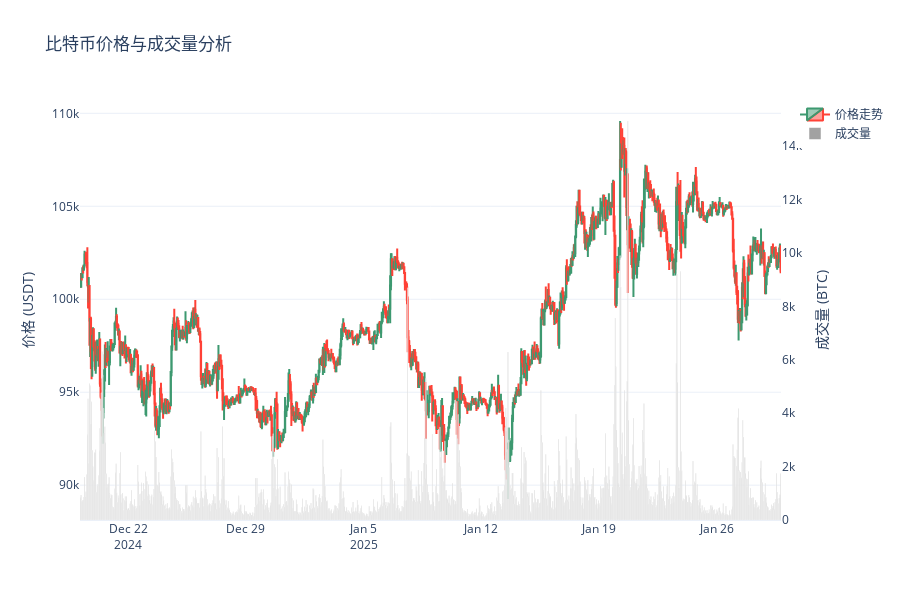

Notebook cell for this chart:
### Code cell
# %% [markdown]
# ## 3. 增强可视化
# %%
def plot_bitcoin_data(df: pd.DataFrame):
    """绘制价格与成交量组合图"""
    fig = go.Figure()

    # 添加K线主图
    fig.add_trace(
        go.Candlestick(
            x=df.index,
            open=df.open,
            high=df.high,
            low=df.low,
            close=df.close,
            name="价格走势",
        )
    )

    # 添加成交量副图
    fig.add_trace(
        go.Bar(
            x=df.index,
            y=df.volume,
            name="成交量",
            marker_color="rgba(100, 100, 100, 0.6)",
            yaxis="y2",
        )
    )

    # 布局配置
    fig.update_layout(
        title="比特币价格与成交量分析",
        yaxis_title="价格 (USDT)",
        yaxis2=dict(title="成交量 (BTC)", overlaying="y", side="right", showgrid=False),
        xaxis_rangeslider_visible=False,
        hovermode="x unified",
        template="plotly_white",
        height=600,
    )
    fig.show()


# 生成图表
plot_bitcoin_data(hourly_df)

### Figure 1 — Plotly figure (JSON) as saved in the notebook; plotly's stock layout.template omitted (floating-point values rounded to 4 significant figures; data arrays with more than 128 entries replaced by an {"elided": "..."} marker saying what was removed)
{"data": [{"close": {"elided": "1000 float values"}, "high": {"elided": "1000 float values"}, "low": {"elided": "1000 float values"}, "name": "价格走势", "open": {"elided": "1000 float values"}, "type": "candlestick", "x": {"elided": "1000 str values"}}, {"marker": {"color": "rgba(100, 100, 100, 0.6)"}, "name": "成交量", "type": "bar", "x": {"elided": "1000 str values"}, "y": {"elided": "1000 float values"}, "yaxis": "y2"}], "layout": {"height": 600, "hovermode": "x unified", "title": {"text": "比特币价格与成交量分析"}, "xaxis": {"rangeslider": {"visible": false}}, "yaxis": {"title": {"text": "价格 (USDT)"}}, "yaxis2": {"overlaying": "y", "showgrid": false, "side": "right", "title": {"text": "成交量 (BTC)"}}}}
